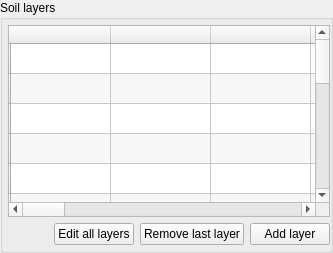
              <widget class="QGroupBox" name="groupBox_3">
               <property name="sizePolicy">
                <sizepolicy hsizetype="Preferred" vsizetype="Expanding">
                 <horstretch>0</horstretch>
                 <verstretch>0</verstretch>
                </sizepolicy>
               </property>
               <property name="title">
                <string>Soil layers</string>
               </property>
               <layout class="QHBoxLayout" name="horizontalLayout_2">
                <property name="leftMargin">
                 <number>5</number>
                </property>
                <property name="topMargin">
                 <number>5</number>
                </property>
                <property name="rightMargin">
                 <number>0</number>
                </property>
                <property name="bottomMargin">
                 <number>5</number>
                </property>
                <item>
                 <layout class="QGridLayout" name="gridLayout_2">
                  <item row="1" column="0">
                   <spacer name="horizontalSpacer_4">
                    <property name="orientation">
                     <enum>Qt::Horizontal</enum>
                    </property>
                    <property name="sizeHint" stdset="0">
                     <size>
                      <width>40</width>
                      <height>20</height>
                     </size>
                    </property>
                   </spacer>
                  </item>
                  <item row="1" column="2">
                   <widget class="QPushButton" name="pushButton_12">
                    <property name="text">
                     <string>Remove last layer</string>
                    </property>
                   </widget>
                  </item>
                  <item row="1" column="3">
                   <widget class="QPushButton" name="pushButton_4">
                    <property name="text">
                     <string>Add layer</string>
                    </property>
                   </widget>
                  </item>
                  <item row="0" column="0" colspan="4">
                   <widget class="QTableWidget" name="tableWidget">
                    <property name="midLineWidth">
                     <number>0</number>
                    </property>
                    <property name="tabKeyNavigation">
                     <bool>true</bool>
                    </property>
                    <property name="alternatingRowColors">
                     <bool>true</bool>
                    </property>
                    <property name="rowCount">
                     <number>17</number>
                    </property>
                    <property name="columnCount">
                     <number>20</number>
                    </property>
                    <attribute name="horizontalHeaderCascadingSectionResizes">
                     <bool>false</bool>
                    </attribute>
                    <attribute name="horizontalHeaderShowSortIndicator" stdset="0">
                     <bool>false</bool>
                    </attribute>
                    <attribute name="horizontalHeaderStretchLastSection">
                     <bool>false</bool>
                    </attribute>
                    <row>
                     <property name="text">
                      <string/>
                     </property>
                    </row>
                    <row>
                     <property name="text">
                      <string/>
                     </property>
                    </row>
                    <row>
                     <property name="text">
                      <string/>
                     </property>
                    </row>
                    <row>
                     <property name="text">
                      <string/>
                     </property>
                    </row>
                    <row>
                     <property name="text">
                      <string/>
                     </property>
                    </row>
                    <row>
                     <property name="text">
                      <string/>
                     </property>
                    </row>
                    <row>
                     <property name="text">
                      <string/>
                     </property>
                    </row>
                    <row>
                     <property name="text">
                      <string/>
                     </property>
                    </row>
                    <row>
                     <property name="text">
                      <string/>
                     </property>
                    </row>
                    <row>
                     <property name="text">
                      <string/>
                     </property>
                    </row>
                    <row>
                     <property name="text">
                      <string/>
                     </property>
                    </row>
                    <row>
                     <property name="text">
                      <string/>
                     </property>
                    </row>
                    <row>
                     <property name="text">
                      <string/>
                     </property>
                    </row>
                    <row>
                     <property name="text">
                      <string/>
                     </property>
                    </row>
                    <row>
                     <property name="text">
                      <string/>
                     </property>
                    </row>
                    <row>
                     <property name="text">
                      <string/>
                     </property>
                    </row>
                    <row>
                     <property name="text">
                      <string/>
                     </property>
                    </row>
                    <column>
                     <property name="text">
                      <string/>
                     </property>
                    </column>
                    <column>
                     <property name="text">
                      <string/>
                     </property>
                    </column>
                    <column>
                     <property name="text">
                      <string/>
                     </property>
                    </column>
                    <column>
                     <property name="text">
                      <string/>
                     </property>
                    </column>
                    <column>
                     <property name="text">
                      <string/>
                     </property>
                    </column>
                    <column>
                     <property name="text">
                      <string/>
                     </property>
                    </column>
                    <column>
                     <property name="text">
                      <string/>
                     </property>
                    </column>
                    <column>
                     <property name="text">
                      <string/>
                     </property>
                    </column>
                    <column>
                     <property name="text">
                      <string/>
                     </property>
                    </column>
                    <column>
                     <property name="text">
                      <string/>
                     </property>
                    </column>
                    <column>
                     <property name="text">
                      <string/>
                     </property>
                    </column>
                    <column>
                     <property name="text">
                      <string/>
                     </property>
                    </column>
                    <column>
                     <property name="text">
                      <string/>
                     </property>
                    </column>
                    <column>
                     <property name="text">
                      <string/>
                     </property>
                    </column>
                    <column>
                     <property name="text">
                      <string/>
                     </property>
                    </column>
                    <column>
                     <property name="text">
                      <string/>
                     </property>
                    </column>
                    <column>
                     <property name="text">
                      <string/>
                     </property>
                    </column>
                    <column>
                     <property name="text">
                      <string/>
                     </property>
                    </column>
                    <column>
                     <property name="text">
                      <string/>
                     </property>
                    </column>
                    <column>
                     <property name="text">
                      <string/>
                     </property>
                    </column>
                   </widget>
                  </item>
                  <item row="1" column="1">
                   <widget class="QPushButton" name="pushButton_147">
                    <property name="text">
                     <string>Edit all layers</string>
                    </property>
                   </widget>
                  </item>
                 </layout>
                </item>
               </layout>
              </widget>
